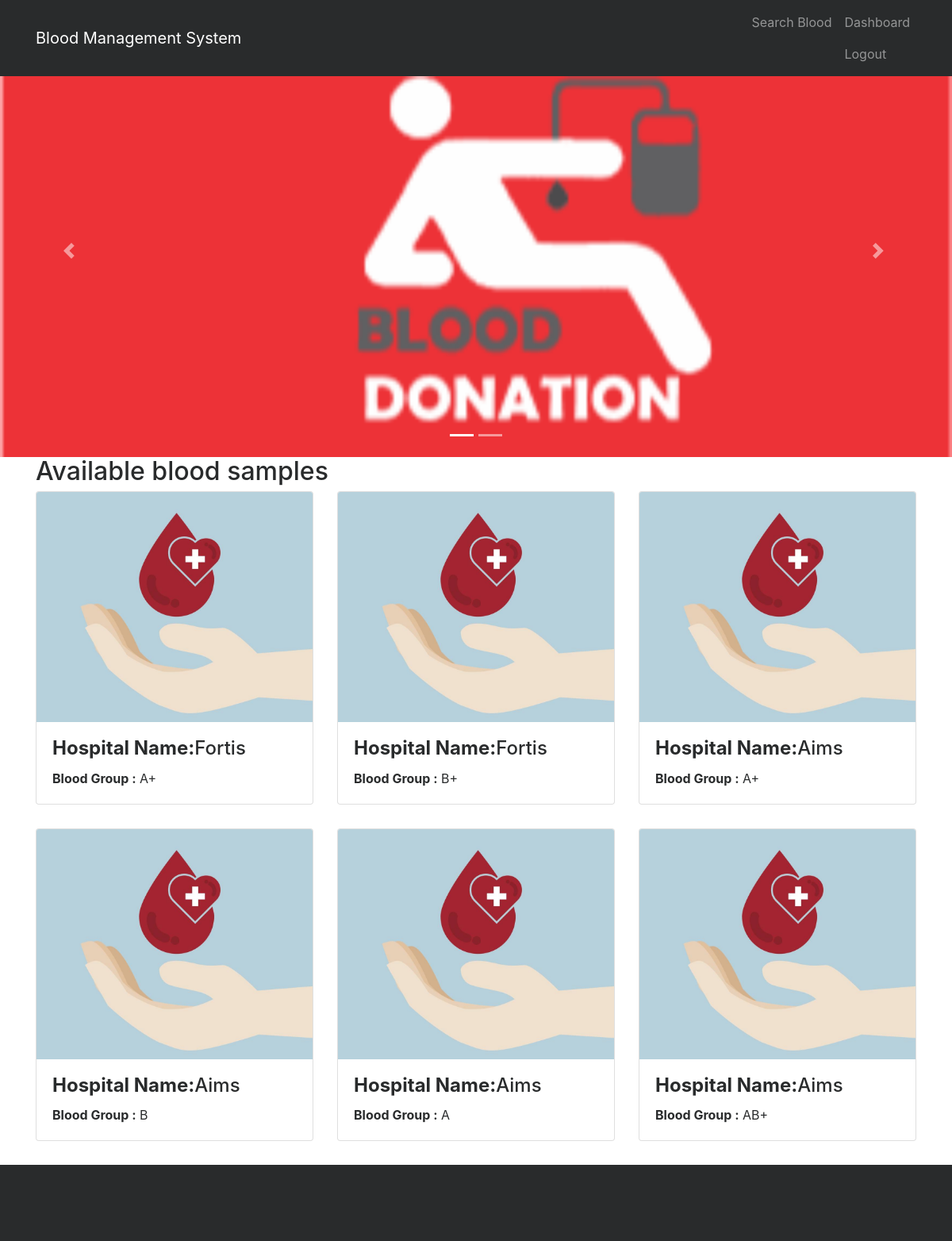
The page / (signed in) on the database its author committed.
### tables this page shows
CREATE TABLE `tblbloodgroup` (
  `id` int(11) NOT NULL,
  `BloodGroup` varchar(20) DEFAULT NULL,
  `HospitalD` int(11) NOT NULL,
  `HospitalName` varchar(255) NOT NULL,
  `PostingDate` timestamp NOT NULL DEFAULT CURRENT_TIMESTAMP
);

### index.php (the view, shortened to what this page needs)
<?php
include('includes/config.php');
?>
<!DOCTYPE html>
<html lang="en">
<head>
    <link href="vendor/bootstrap/css/bootstrap.min.css" rel="stylesheet">
    <link href="vendor/font-awesome/css/font-awesome.min.css" rel="stylesheet" type="text/css">
    <link href="css/modern-business.css" rel="stylesheet">
</head>
<body>
<?php include('includes/header.php');?>
<?php include('includes/slider.php');?>
    <div class="container">
        <h2>Available blood samples</h2>
        <div class="row">
        <?php
        $sql = "SELECT * from tblbloodgroup";
        $query = $dbh -> prepare($sql);
        $query->execute();
        $results=$query->fetchAll(PDO::FETCH_OBJ);
        if($query->rowCount() > 0)
        {
        foreach($results as $result)
        { ?>
            <div class="col-lg-4 col-sm-6 portfolio-item">
                <div class="card h-100">
                    <a href="#"><img class="card-img-top img-fluid" src="images/blooddonor.jpg" alt="" ></a>
                    <div class="card-block">
                        <h4 class="card-title"><b> Hospital Name:</b><?php echo htmlentities($result->HospitalName  );?></h4>
                            <p class="card-text"><b>Blood Group :</b> <?php echo htmlentities($result->BloodGroup);?></p>
                    </div>
                </div>
            </div>
        <?php }} ?>
        </div>
    </div>
  <?php include('includes/footer.php');?>
</body>
</html>

### includes/header.php (shortened to what this page needs)
<nav class="navbar fixed-top navbar-toggleable-md navbar-inverse bg-inverse">
    <div class="container">
        <a class="navbar-brand" href="index.php">Blood Management System</a>
        <div class="collapse navbar-collapse" id="navbarExample">
            <ul class="navbar-nav ml-auto">
                 <li class="nav-item">
                    <a class="nav-link" href="search-donor.php">Search Blood</a>
                </li>
                 <li>
                <?php if($_SESSION['hlogin'] != ""){?>
                        <a class="nav-link" href="hospital/dashboard.php">Dashboard</a>
                        <a class="nav-link" href="logout.php">Logout</a>
                <?php } elseif($_SESSION['ulogin'] != ""){?>
                        <a class="nav-link" href="receiver/change-password.php">Dashboard</a>
                        <a class="nav-link" href="logout.php">Logout</a>
                <?php }?>
                </li>
            </ul>
        </div>
    </div>
</nav>

### includes/slider.php (shortened to what this page needs)
<header>
       <div id="carouselExampleIndicators" class="carousel slide" data-ride="carousel">
           <ol class="carousel-indicators">
               <li data-target="#carouselExampleIndicators" data-slide-to="0" class="active"></li>
               <li data-target="#carouselExampleIndicators" data-slide-to="1"></li>
           </ol>
           <div class="carousel-inner" role="listbox">
               <div class="carousel-item active" style="background-image: url('images/2018-02-25.png')">
                   <div class="carousel-caption d-none d-md-block">
                   </div>
               </div>
           </div>
           <a class="carousel-control-prev" href="#carouselExampleIndicators" role="button" data-slide="prev">
               <span class="carousel-control-prev-icon" aria-hidden="true"></span>
           </a>
           <a class="carousel-control-next" href="#carouselExampleIndicators" role="button" data-slide="next">
               <span class="carousel-control-next-icon" aria-hidden="true"></span>
           </a>
       </div>
   </header>

### includes/footer.php
<footer class="py-5 bg-inverse">
  </footer>

### css/modern-business.css (style rules this page uses)
body { padding-top: 54px; }
@media (min-width: 992px) { body { padding-top: 56px; } }
.carousel-item { height: 65vh; min-height: 300px; background: no-repeat center center scroll; -webkit-background-size: cover; -moz-background-size: cover; -o-background-size: cover; background-size: cover; }
.portfolio-item { margin-bottom: 30px; }

### index.php (style rules this page uses)
.carousel-item.active, .carousel-item-next, .carousel-item-prev { display: block; }

### rows shown on the page
tblbloodgroup: HospitalName "Fortis", BloodGroup "A+"
tblbloodgroup: HospitalName "Fortis", BloodGroup "B+"
tblbloodgroup: HospitalName "Aims", BloodGroup "A+"
tblbloodgroup: HospitalName "Aims", BloodGroup "B"
tblbloodgroup: HospitalName "Aims", BloodGroup "A"
tblbloodgroup: HospitalName "Aims", BloodGroup "AB+"
